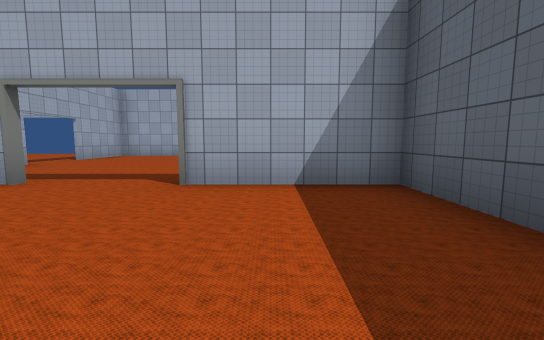
View 1 (above)

16 first-person views from a walk through a Unity game level. The camera is 1.3 m above the floor, tilts 6° down and sees 90° across. Doors are open. The floor is counted in squares, 2.53 m on a side. Each view is taken from the middle of a square. On the plan, view 1 faces up. The plan holds only what a view shows up to about 9 squares ahead; the rest is blank. The player character is not drawn. Some surface patterns are stand-ins.

View 2
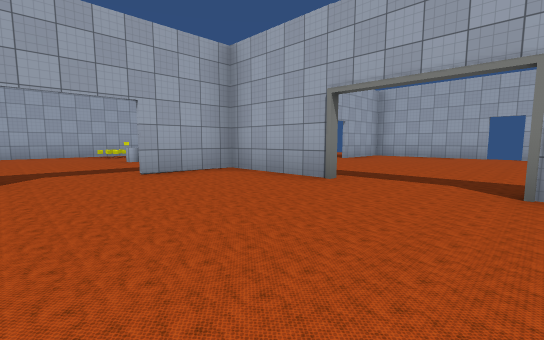

View 3
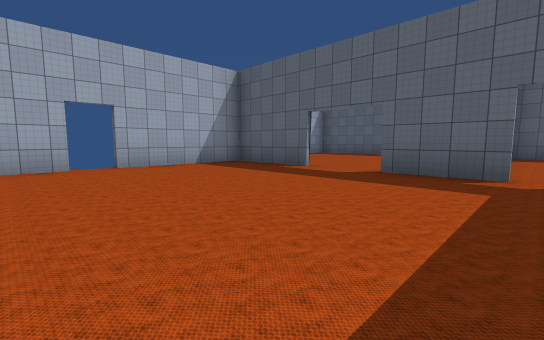

View 4
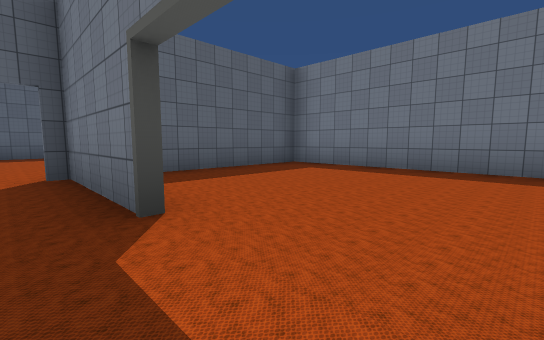

View 5
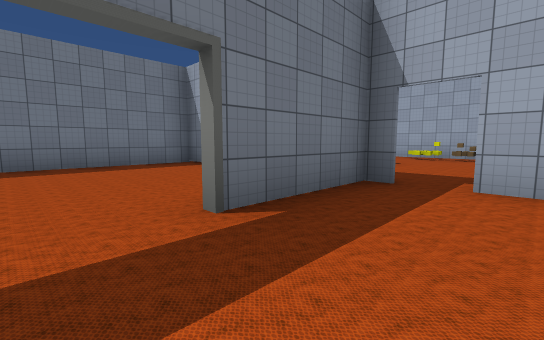

View 6
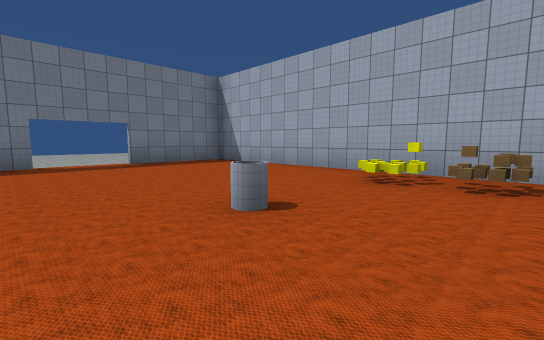

View 7
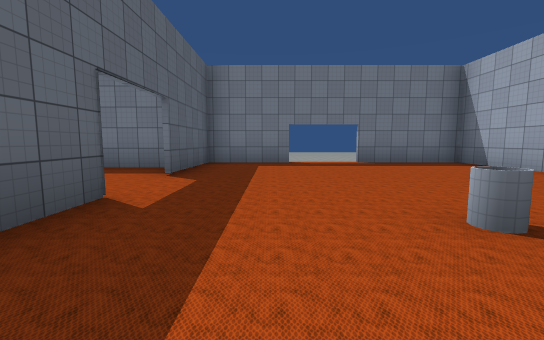

View 8
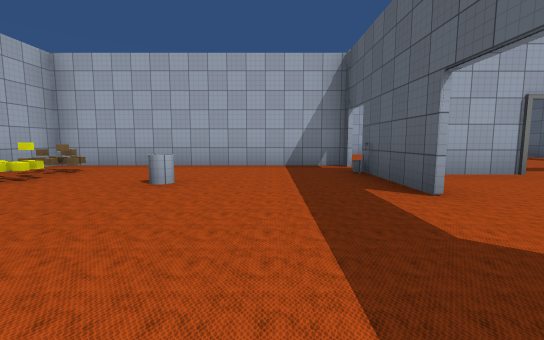

View 9
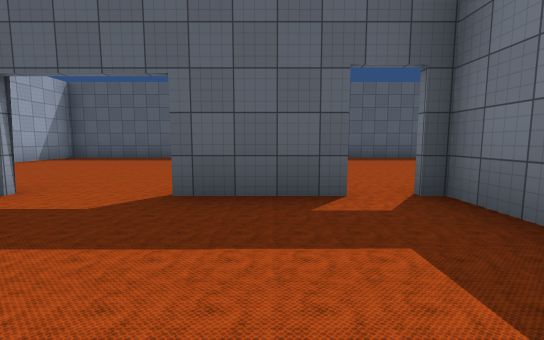

View 10
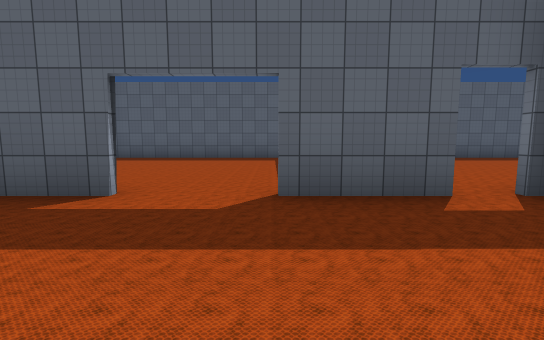

View 11
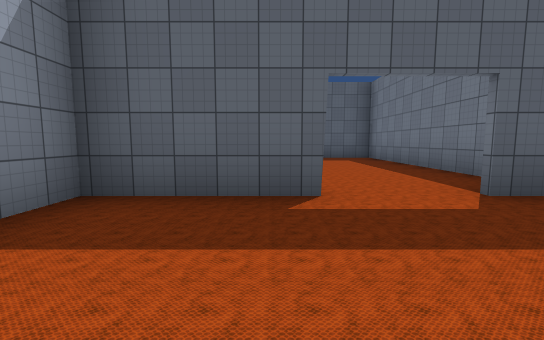

View 12
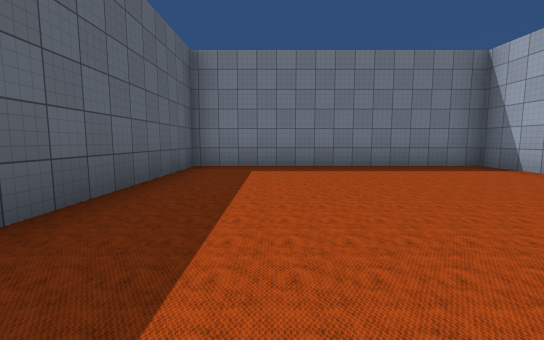

View 13
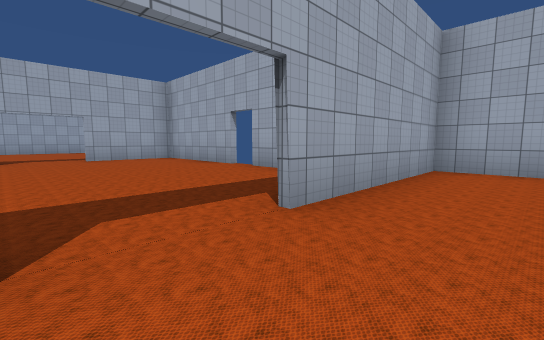

View 14
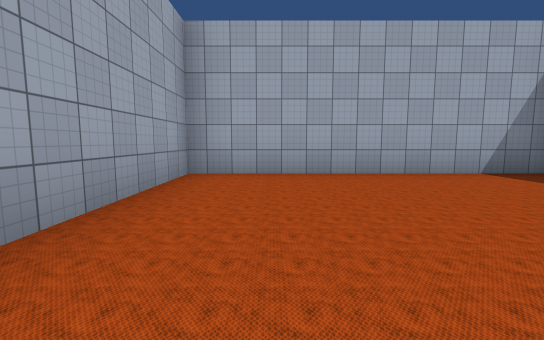

View 15
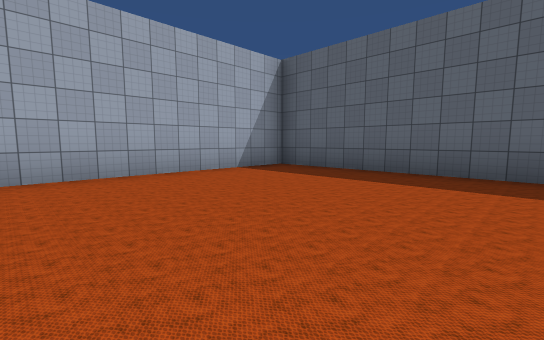

View 16
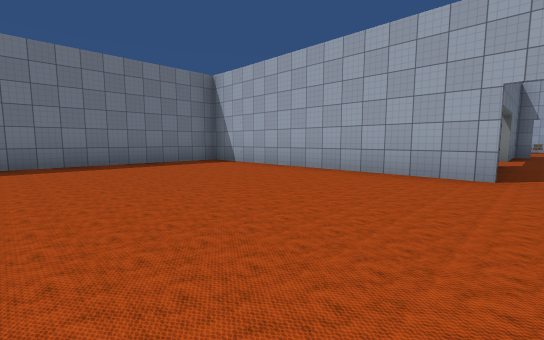

### Floor plan
Ten units are one square. View 1 is at (0, 0); x grows to the right and y downward. Boxes are objects, and circles mark ways between rooms. Rooms are numbered by the first view taken in them; rooms with no view inside come last. Other rooms are left out.
<svg viewBox="-121 -118 202 153">
<path fill="none" stroke="#000" d="M-30 -32 -54 -32M-54 13 15 13 15 -36M16 -32 -11 -32M-54 -37 -54 -15M-21 -98 -54 -98 -54 -75M15 -75 15 -98 -15 -98M-54 -60 -54 -45M-11 -33 16 -33M15 -42 15 -60M-55 -33 -30 -33M-54 -15 -54 -38M-101 -28 -106 -28M-104 -28 -104 -22M-102 -34 -106 -34M-106 -36 -101 -36M-75 27 -54 27 -54 1M-104 -40 -104 -32M-54 -48 -116 -48 -116 27 -90 27M-102 -29 -102 -24M-106 -28 -106 -24M-102 -37 -108 -37M-102 -39 -102 -34M-108 -40 -108 -32M17 -36 17 27 76 27 76 -48M29 -49 76 -49 76 -113 17 -113 17 -75"/>
<rect x="-65" y="-35" width="10" height="10" fill="#bbb"><title>other object</title></rect>
<circle cx="-20" cy="-30" r="3" fill="#2a7"/>
<circle cx="-50" cy="-5" r="3" fill="#2a7"/>
<circle cx="-55" cy="-40" r="3" fill="#2a7"/>
<circle cx="15" cy="-40" r="3" fill="#2a7"/>
<circle cx="20" cy="-65" r="3" fill="#2a7"/>
<text x="-20" y="-10">1</text>
<text x="-20" y="-70">2</text>
<text x="-80" y="-10">3</text>
<text x="50" y="-10">4</text>
<text x="50" y="-90">5</text>
</svg>
Room 1 opens to room 2. Room 1 opens to room 3. Room 2 opens to room 3. Room 2 opens to room 4. Room 2 opens to room 5.

Where each view was taken, in squares from view 1:
view 1: 0 up, 0 right, facing up
view 2: 0 up, 1 left, facing up-left
view 3: 4 up, 3 left, facing up-right
view 4: 4 up, 3 left, facing down-right
view 5: 5 up, 2 left, facing down-left
view 6: 4 up, 7 left, facing down-left
view 7: 4 up, 7 left, facing down
view 8: 1 down, 7 left, facing up
view 9: 5 up, 1 left, facing right
view 10: 6 up, 1 left, facing right
view 11: 8 up, 1 left, facing right
view 12: 3 up, 6 right, facing down
view 13: 6 up, 3 right, facing up-left
view 14: 7 up, 3 right, facing up
view 15: 7 up, 3 right, facing up-right
view 16: 4 up, 6 right, facing down-left
